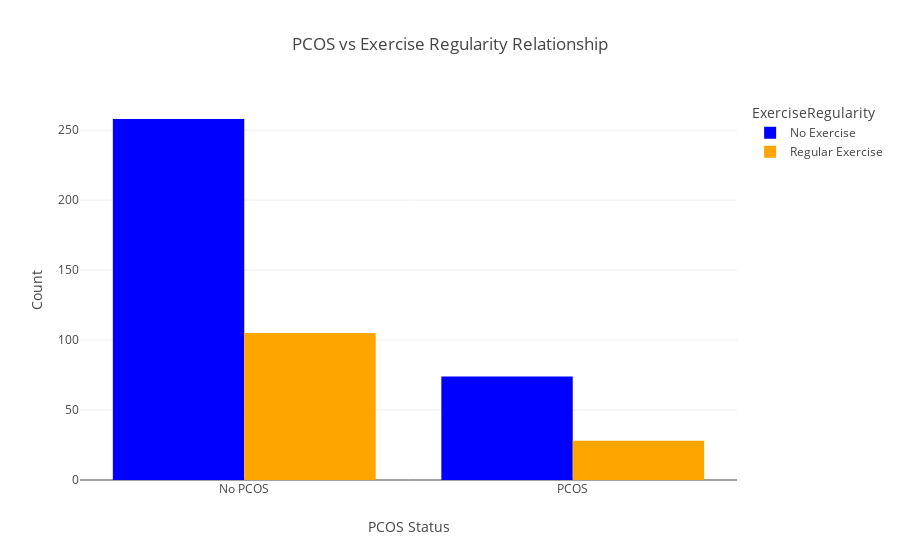

Notebook cell for this chart:
### Code cell
import plotly.express as px
pcos_exercise_count = df.groupby(['PCOS', 'ExerciseRegularity']).size().reset_index(name='count')
pcos_exercise_count['PCOS'] = pcos_exercise_count['PCOS'].map({0: 'No PCOS', 1: 'PCOS'})
pcos_exercise_count['ExerciseRegularity'] = pcos_exercise_count['ExerciseRegularity'].map({0: 'No Exercise', 1: 'Regular Exercise'})

# Create a bar plot with custom colors for Exercise Regularity
fig = px.bar(pcos_exercise_count, 
             x='PCOS', y='count', color='ExerciseRegularity', 
             title='PCOS vs Exercise Regularity Relationship',
             labels={'PCOS': 'PCOS Status', 'count': 'Count'},
             barmode='group',  # Grouped bar plot
             color_discrete_map={'No Exercise': 'blue', 'Regular Exercise': 'orange'}) 

# Show the plot
fig.show()

### Figure 1 — Plotly figure (JSON) as saved in the notebook; plotly's stock layout.template omitted (floating-point values rounded to 4 significant figures)
{"data": [{"alignmentgroup": "True", "hovertemplate": "ExerciseRegularity=No Exercise<br>PCOS Status=%{x}<br>Count=%{y}<extra></extra>", "legendgroup": "No Exercise", "marker": {"color": "blue", "pattern": {"shape": ""}}, "name": "No Exercise", "offsetgroup": "No Exercise", "orientation": "v", "showlegend": true, "textposition": "auto", "type": "bar", "x": ["No PCOS", "PCOS"], "xaxis": "x", "y": [258, 74], "yaxis": "y"}, {"alignmentgroup": "True", "hovertemplate": "ExerciseRegularity=Regular Exercise<br>PCOS Status=%{x}<br>Count=%{y}<extra></extra>", "legendgroup": "Regular Exercise", "marker": {"color": "orange", "pattern": {"shape": ""}}, "name": "Regular Exercise", "offsetgroup": "Regular Exercise", "orientation": "v", "showlegend": true, "textposition": "auto", "type": "bar", "x": ["No PCOS", "PCOS"], "xaxis": "x", "y": [105, 28], "yaxis": "y"}], "layout": {"barmode": "group", "legend": {"title": {"text": "ExerciseRegularity"}, "tracegroupgap": 0}, "title": {"text": "PCOS vs Exercise Regularity Relationship"}, "xaxis": {"anchor": "y", "domain": [0, 1], "title": {"text": "PCOS Status"}}, "yaxis": {"anchor": "x", "domain": [0, 1], "title": {"text": "Count"}}}}
